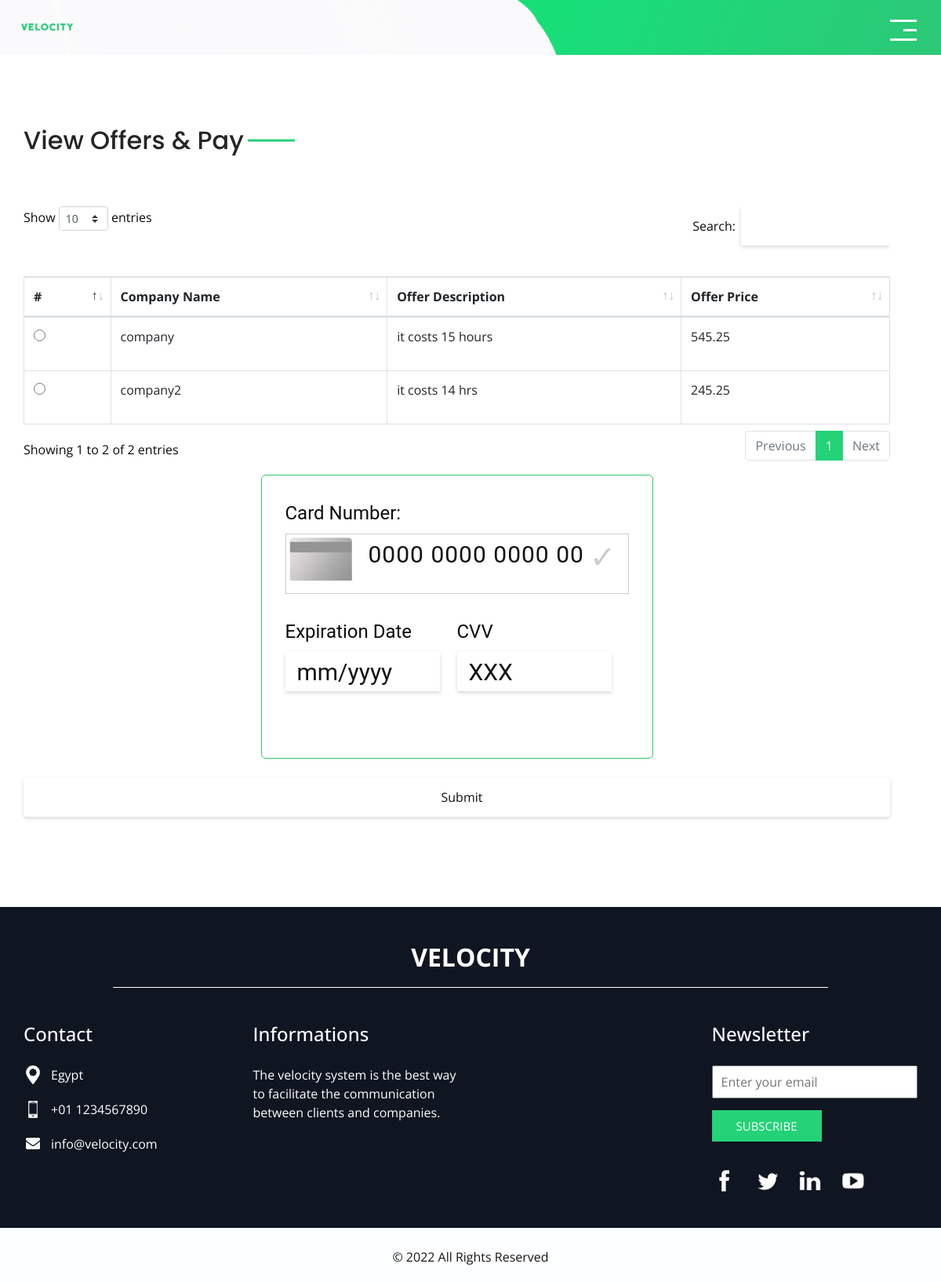
The app's page /viewoffer.php?id=1 (signed in) with its own data.
### tables this page shows
CREATE TABLE `offers` (
  `idoffers` int NOT NULL AUTO_INCREMENT,
  `idcompany` varchar(45) DEFAULT NULL,
  `price` varchar(45) DEFAULT NULL,
  `odescription` varchar(450) DEFAULT NULL,
  `idclientrequests` varchar(45) DEFAULT NULL,
  PRIMARY KEY (`idoffers`)
);

CREATE TABLE `users` (
  `idusers` int NOT NULL AUTO_INCREMENT,
  `name` varchar(450) DEFAULT NULL,
  `email` varchar(450) DEFAULT NULL,
  `password` varchar(450) DEFAULT NULL,
  `phone` varchar(450) DEFAULT NULL,
  `image` varchar(450) DEFAULT NULL,
  `description` text,
  `regdate` varchar(450) DEFAULT NULL,
  `role` varchar(450) DEFAULT NULL,
  PRIMARY KEY (`idusers`)
);

### viewoffer.php (the view, shortened to what this page needs)
<?php
include('connection.php');
$id = $_GET["id"];
$query = "SELECT * from offers o left join users u on u.idusers = o.idcompany WHERE idclientrequests = '$id'";
$result = mysqli_query($con, $query);
?>
<!DOCTYPE html>
<html>
<head>
    <link rel="stylesheet" type="text/css" href="https://cdnjs.cloudflare.com/ajax/libs/OwlCarousel2/2.1.3/assets/owl.carousel.min.css" />
    <link rel="stylesheet" type="text/css" href="css/bootstrap.css" />
    <link href="css/style.css" rel="stylesheet" />
    <link href="css/responsive.css" rel="stylesheet" />
    <link href="js/datatables/dataTables.bootstrap4.min.css" rel="stylesheet" />
</head>
<body class="sub_page">
    <div class="hero_area">
        <?php
        if (isset($_SESSION['userrole']) && $_SESSION['userrole'] == 'admin') {
            include('adminnavbar.php');
        } else if (isset($_SESSION['userrole']) && $_SESSION['userrole'] ==  'client') {
            include('clientnavbar.php');
        } else if (isset($_SESSION['userrole']) && $_SESSION['userrole'] ==  'company') {
            include('companynavbar.php');
        } else {
            header('Location: index.php');
            exit();
        }
        ?>
    </div>
    <section class="contact_section layout_padding">
        <div class="container ">
            <div class="heading_container">
                <h2 class="">
                    View Offers & Pay
                </h2>
            </div>
        </div>
        <div class="container">
            <div class="row">
                <div class="col-md-12">
                    <form action="viewoffer.php?id=<?php echo $id;?>" method="POST">
                        <div class="table-responsive">
                            <table class="table table-bordered tableexample">
                                <thead>
                                    <tr>
                                        <th>#</th>
                                        <th>Company Name</th>
                                        <th>Offer Description</th>
                                        <th>Offer Price</th>
                                    </tr>
                                </thead>
                                <tbody>
                                    <?php
                                    if (mysqli_num_rows($result) > 0) {
                                        while ($row = mysqli_fetch_assoc($result)) {
                                            echo "<tr>
                                                    <td><input required type='radio' name='offer' value='" . $row["idoffers"] . "'/></td>
                                                    <td>" . $row["name"] . "</td>
                                                    <td>" . $row["odescription"] . "</td>
                                                    <td>" . $row["price"] . "</td>
                                                </tr>";
                                        }
                                    }
                                    ?>
                                </tbody>
                            </table>
                        </div>
                        <div class="d-flex">
                            <div class="card-bounding mt-3 justify-content-center" id="visacard">
                                <aside>Card Number:</aside>
                                <div class="card-container">
                                    <div class="card-type"></div>
                                    <input placeholder="0000 0000 0000 0000" id="t" onkeyup="$cc.validate(event)" name="creditcard" />
                                    <div class="card-valid">&#x2713;</div>
                                </div>
                                <div class="card-details clearfix">
                                    <div class="expiration">
                                        <aside>Expiration Date</aside>
                                        <input onkeyup="$cc.expiry.call(this,event)" maxlength="7" name="expiration_date" placeholder="mm/yyyy" />
                                    </div>
                                    <div class="cvv">
                                        <aside>CVV</aside>
                                        <input placeholder="XXX" name="cvv" />
                                    </div>
                                </div>
                            </div>
                        </div>
                        <input type="submit" value="Submit" name="submit" class="btn mt-4">
                    </form>
                </div>
            </div>
        </div>
    </section>
    <?php include('footer.php'); ?>
</body>
</body>
</html>

### css/style.css (style rules this page uses)
body { font-family: 'Open Sans', sans-serif; color: #0c0c0c; background-color: #ffffff; }
.layout_padding { padding-top: 90px; padding-bottom: 90px; }
.heading_container { display: -webkit-box; display: -ms-flexbox; display: flex; }
.heading_container h2 { color: #252525; position: relative; font-family: 'Poppins', sans-serif; }
.heading_container h2::before { content: ""; width: 60px; height: 3px; position: absolute; top: 50%; right: -5px; background-color: #24d278; -webkit-transform: translate(100%, -50%); transform: translate(100%, -50%); }
.hero_area { height: 100vh; background-image: url(../images/hero-bg.jpg); background-size: cover; position: relative; background-repeat: no-repeat; overflow: hidden; }
.hero_area::after { content: ""; position: absolute; bottom: 0; right: 0; width: 45%; height: 100%; background-image: url(../images/hero-side-bg.png); background-size: cover; }
.sub_page .hero_area { height: auto; background-size: auto; }
.btn, .btn:focus { outline: none !important; -webkit-box-shadow: none; box-shadow: none; }
.contact_section { position: relative; }
.contact_section h2 { margin-bottom: 65px; }
.contact_section form { padding-right: 35px; }
.contact_section input { width: 100%; border: none; height: 50px; margin-bottom: 25px; padding-left: 25px; background-color: transparent; outline: none; color: #101010; -webkit-box-shadow: 0px 2px 5px 0px rgba(0, 0, 0, 0.16); box-shadow: 0px 2px 5px 0px rgba(0, 0, 0, 0.16); }
.contact_section input::placeholder { color: #131313; }

### css/responsive.css (style rules this page uses)
@media (min-width: 1200px) { .container { max-width: 1170px; } }

### viewoffer.php (style rules this page uses)
input[type=radio] { height: 15px; width: 15px; background-color: transparent; box-shadow: none; }
#t { box-shadow: none; }
.card-bounding { width: 90%; max-width: 500px; margin: 0 auto; position: relative; padding: 30px; border: 1px solid #2eca6a; border-radius: 6px; font-family: 'Roboto'; background: #ffffff; }
.card-bounding aside { font-size: 24px; padding-bottom: 8px; }
.card-container { width: 100%; padding-left: 80px; padding-right: 40px; position: relative; box-sizing: border-box; border: 1px solid #ccc; margin: 0 auto 30px auto; }
.card-container input { width: 100%; letter-spacing: 1px; font-size: 30px; padding: 15px 15px 15px 25px; border: 0; outline: none; box-sizing: border-box; }
.card-type { width: 80px; height: 56px; background: url("cards.png"); background-position: 0 -291px; background-repeat: no-repeat; position: absolute; top: 3px; left: 4px; }
.card-valid { position: absolute; top: 0; right: 15px; line-height: 60px; font-size: 40px; font-family: 'icons'; color: #ccc; }
.card-details { width: 100%; text-align: left; margin-bottom: 30px; transition: 300ms ease; }
.card-details input { font-size: 30px; padding: 15px; box-sizing: border-box; width: 100%; }
.card-details .expiration { width: 50%; float: left; padding-right: 5%; }
.card-details .cvv { width: 45%; float: left; }

### records on screen
offers: users.name "company", odescription "it costs 15 hours", price "545.25"
offers: users.name "company2", odescription "it costs 14 hrs", price "245.25"
